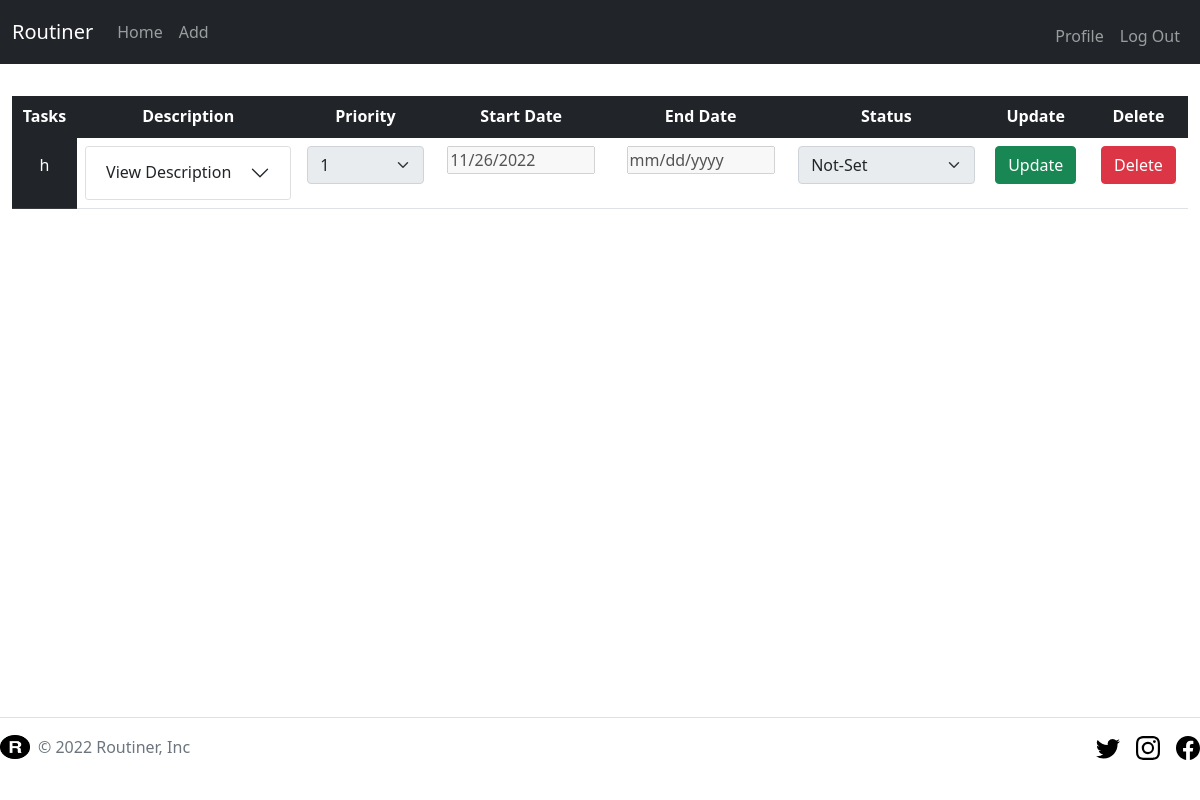
The app's page / (signed in) with its own data.
### tables this page shows
CREATE TABLE routines(
        ID INTEGER PRIMARY KEY AUTOINCREMENT NOT NULL UNIQUE,
        user_id INTEGER NOT NULL,
        name TEXT NOT NULL,
        description TEXT,
        priority INT,
        start_date DATETIME NOT NULL,
        end_date DATETIME,
        status text,

        CONSTRAINT fk_user_id
          FOREIGN KEY (user_id)
          REFERENCES users(id),

        CONSTRAINT CHK_Name
        CHECK (
                status = "Done-On-Time"
                OR status = "Done"
                OR status = "Not-Set"
                OR status = "Missed"),

        CONSTRAINT CHK_Priority
        CHECK(
              priority>=1
              AND priority<=5)


      );

### app.py (the view)
@app.route("/")
@login_required
def index():
    rows = db.execute("SELECT * FROM routines WHERE user_id = ?", session["user_id"])
    return render_template("index.html", rows=rows )

### app.py (called while the page is built)
@app.after_request
def after_request(response):
    response.headers["Cache-Control"] = "no-cache, no-store, must-revalidate"
    response.headers["Expires"] = 0
    response.headers["Pragma"] = "no-cache"
    return response

### helper.py (called while the page is built)
def login_required(f):
    @wraps(f)
    def decorated_function(*args, **kwargs):
        if session.get("user_id") is None:
            return redirect("/login")
        return f(*args, **kwargs)
    return decorated_function

### templates/index.html (shortened to what this page needs)
{% extends "layout.html" %} {% block title %} Home {% endblock %} {% block
main%}
<table class="table">
  <thead class="table-dark">
    <th class="text-center">Tasks</th>
    <th class="text-center">Description</th>
    <th class="text-center">Priority</th>
    <th class="text-center">Start Date</th>
    <th class="text-center">End Date</th>
    <th class="text-center">Status</th>
    <th class="text-center">Update</th>
    <th class="text-center">Delete</th>
  </thead>
  <tbody>
    {% for row in rows:%}
    <tr>
      <td class="table-dark">
        <a href="{{url_for('edit', routine_id= row["ID"])}}" class="btn btn-dark">{{row["name"]}}</a>
      </td>
      <td class="text-center">
        <div class="accordion-item">
          <h4 class="accordion-header" id="headingTwo">
            <button
              class="accordion-button collapsed"
              type="button"
              data-bs-toggle="collapse"
              data-bs-target="#collapseTwo"
              aria-expanded="false"
              aria-controls="collapseTwo"
            >
              View Description
            </button>
          </h4>
        </div>
      </td>
      <td class="text-center">
        <select class="form-select" name="priority" id="priority" disabled>
          {%if row["priority"] == 1: %}
          <option selected value="1">1</option>
          {% endif%}
        </select>
      </td>
      <td class="text-center">
        <input type="date" id="start" name="trip-start"
        value={{row["start_date"]}} disabled />
      </td>
      <td class="text-center">
        <input  disabled type="date" id="start" name="trip-start"
        value={{row["end_date"]}}  />
      </td>
      <td class="text-center">
        <select class="form-select" name="status" id="status1" disabled>
          {%if row["status"] == "Done-On-Time":%}
          <option selected value="done-on-time">Done-On-Time</option>
          <option value="done">Done</option>
          <option value="not-set">Not-Set</option>
          <option value="missed">Missed</option>
          {%elif row["status"] == "Done" :%}
          <option value="done-on-time">Done-On-Time</option>
          <option selected value="done">Done</option>
          <option value="not-set">Not-Set</option>
          <option value="missed">Missed</option>
          {%elif row["status"] == "Not-Set" :%}
          <option selected value="not-set">Not-Set</option>
          {%elif row["status"] == "Missed" :%}
          <option value="done-on-time">Done-On-Time</option>
          <option value="done">Done</option>
          <option value="not-set">Not-Set</option>
          <option selected value="missed">Missed</option>
          {% endif %}
        </select>
      </td>
      <td class="text-center">
        <form  action="{{url_for('edit', routine_id= row["ID"])}}">
          <button type="submit" class="btn btn-success">Update</button>
        </form>
      </td>
      <td class="text-center">
        <form  action="{{url_for('deleteRoutine', routine_id= row["ID"])}}" method='post'>
          <button type="submit" class="btn btn-danger">Delete</button>
        </form>
      </td>
    </tr>
    {% endfor%}
  </tbody>
</table>
{% endblock %}

### records on screen
routines: name "h", priority "1", trip-start "11/26/2022", status "Not-Set"
